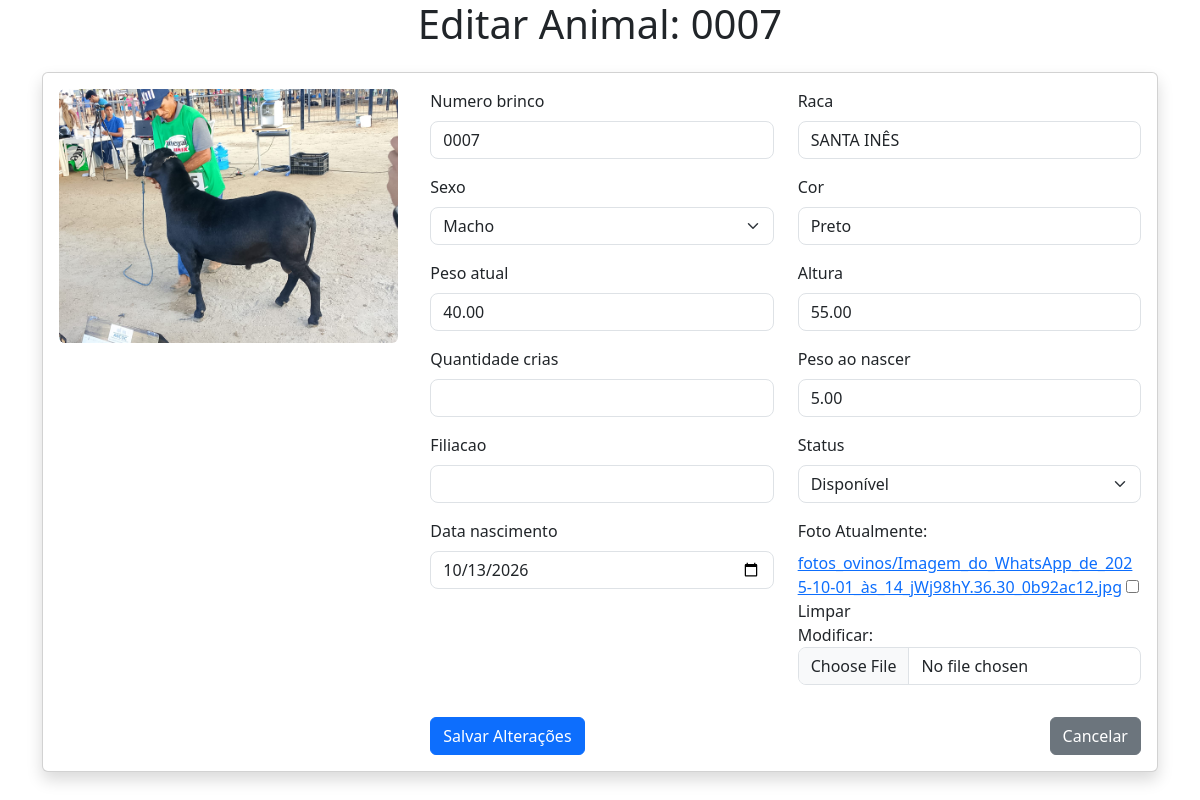
The app's page /editar/7/ (signed in) with its own data.
### ovinos/models.py (models this page shows, shortened)
class Ovino(models.Model):
    SEXO_CHOICES = (
        ('M', 'Macho'),
        ('F', 'Fêmea'),
    )
    STATUS_CHOICES = (
        ('Disponível', 'Disponível'),
        ('Vendido', 'Vendido'),
        ('Reservado', 'Reservado'),
    )
    numero_brinco = models.CharField(max_length=20, unique=True)
    raca = models.CharField(max_length=50)
    sexo = models.CharField(max_length=1, choices=SEXO_CHOICES)
    cor = models.CharField(max_length=30)
    peso_atual = models.DecimalField(max_digits=5, decimal_places=2)
    altura = models.DecimalField(max_digits=5, decimal_places=2)
    quantidade_crias = models.IntegerField(blank=True, null=True)
    peso_ao_nascer = models.DecimalField(max_digits=5, decimal_places=2, blank=True, null=True)
    filiacao = models.CharField(max_length=100, blank=True, null=True)
    status = models.CharField(max_length=20, choices=STATUS_CHOICES, default='Disponível')
    data_nascimento = models.DateField(blank=True, null=True)
    foto = models.ImageField(upload_to='fotos_ovinos/', blank=True, null=True)

### ovinos/views.py (the view)
# urls.py: path('editar/<int:pk>/', views.editar_ovino, name='editar_ovino'),
@login_required
def editar_ovino(request, pk):
    ovino = get_object_or_404(Ovino, pk=pk)
    if request.method == 'POST':
        form = OvinoForm(
            request.POST,
            request.FILES,
            instance=ovino
        )
        if form.is_valid():
            form.save()
            messages.success(
                request,
                'Animal atualizado com sucesso!'
            )
            return redirect('lista_ovinos')
    else:
        form = OvinoForm(instance=ovino)
    return render(
        request,
        'ovinos/editar_ovino.html',
        {
            'form': form,
            'ovino': ovino
        }
    )

### ovinos/templates/ovinos/editar_ovino.html (shortened to what this page needs)
<!DOCTYPE html>
<html lang="pt-br">
<head>
    <link href="https://cdn.jsdelivr.net/npm/bootstrap@5.3.0/dist/css/bootstrap.min.css" rel="stylesheet">
</head>
<body>
<div class="container my-0">
    <h1 class="mb-4 text-center">Editar Animal: {{ ovino.numero_brinco }}</h1>
    <div class="card shadow">
        <div class="row g-0">
            <div class="col-md-4 text-center p-3">
                {% if ovino.foto %}
                    <img src="{{ ovino.foto.url }}" class="img-fluid rounded" alt="Foto do Ovino">
                {% else %}
                    <img src="https://via.placeholder.com/300x300?text=Sem+Foto" class="img-fluid rounded" alt="Sem Foto">
                {% endif %}
            </div>
            <div class="col-md-8">
                <div class="card-body">
                    <form method="post" enctype="multipart/form-data">
                        <div class="row">
                            {% for field in form %}
                                <div class="mb-3 col-md-6">
                                    <label for="{{ field.id_for_label }}" class="form-label">{{ field.label }}</label>
                                    {{ field }}
                                </div>
                            {% endfor %}
                        </div>
                        <div class="mt-3 d-flex justify-content-between">
                            <button type="submit" class="btn btn-primary">Salvar Alterações</button>
                            <a href="{% url 'lista_ovinos' %}" class="btn btn-secondary">Cancelar</a>
                        </div>
                    </form>
                </div>
            </div>
        </div>
    </div>
</div>
</body>
</html>

### records on screen
Ovino: foto (picture), form "0007" "SANTA INÊS" "Macho" "Preto" "40.00" "55.00" "5.00" "Disponível" "10/13/2026"

### other values on screen
{{ field.label }} "Numero brinco" "Raca" "Sexo" "Cor" "Peso atual" "Altura" "Quantidade crias" "Peso ao nascer" "Filiacao" "Status" "Data nascimento" "Foto"
